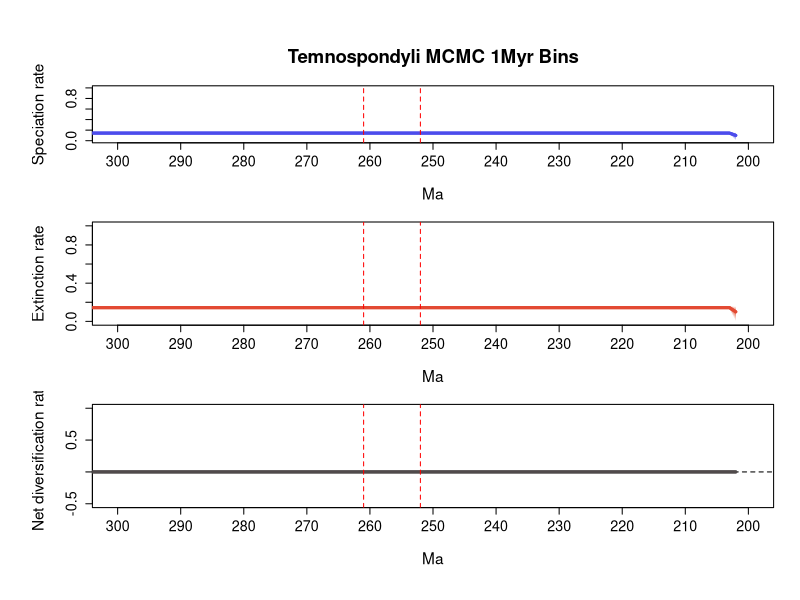

Write R code to recreate this figure.
# 1 files combined:
# 	C:\Users\SimoesLabAdmin\Documents\BDNN_Arielli\temnospondyli\mcmc_no_predictors\A_mcmc_200_iterations/combined_10_marginal_rates.log

# 95% HPDs calculated using code from Biopy (https://www.cs.auckland.ac.nz/~yhel002/biopy/)

pdf(file='C:/Users/SimoesLabAdmin/Documents/BDNN_Arielli/temnospondyli/mcmc_no_predictors/A_mcmc_200_iterations/combined_10_marginal_rates_RTT_final.pdf',width=8, height=10.8)
par(mfrow=c(3,1), cex.main=1.7, cex.lab=1.4, cex.axis=1.3,
    mgp=c(3.5, 1, 0),      # distance of axis labels from plot, increase first value to move y axis label further out
    oma=c(2, 2, 2, 0))     # outer margins for the entire figure
library(scales)
plot_RTT <- function (age,hpd_M,hpd_m,mean_m,color){
    N=100
    beta=(1:(N-1))/N
    alpha_shape=0.25
    cat=1-(beta^(1./alpha_shape))
    for (i in 1:(N-1)){
        trans= 1/N + 2/N
        polygon(c(age, rev(age)), c(hpd_M-((hpd_M-mean_m)*cat[i]), rev(hpd_m+((mean_m-hpd_m)*cat[i]))), col = alpha(color,trans), border = NA)
    }
    lines(rev(age), rev(mean_m), col = color, lwd=3)
}
    
L_hpd_m95=c(NA, NA,NA,NA,NA,NA,NA,NA,NA,NA,NA,NA,NA,NA,NA,NA,NA,NA,NA,NA,NA,NA,NA,NA,NA,NA,NA,NA,NA,NA,NA,NA,NA,NA,NA,NA,NA,NA,NA,NA,NA,NA,NA,NA,NA,NA,NA,NA,NA,NA,NA,NA,NA,NA,NA,NA,NA,NA,NA,NA,NA,NA,NA,NA,NA,NA,NA,NA,NA,NA,NA,NA,NA,NA,NA,NA,NA,NA,NA,NA,NA,NA,NA,NA,NA,NA,NA,NA,NA,NA,NA,NA,NA,NA,NA,NA,NA,NA,NA,NA,NA,NA,NA,NA,NA,NA,NA,NA,NA,NA,NA,NA,NA,NA,NA,NA,NA,NA,NA,NA,NA,NA,NA,NA,NA,NA,NA,NA,NA,NA,NA,NA,NA,NA,NA,NA,NA,NA,NA,NA,NA,NA,NA,NA,NA,NA,NA,NA,NA,NA,NA,NA,NA,NA,NA,NA,NA,NA,NA,NA,NA,NA,NA,NA,NA,NA,NA,NA,NA,NA,NA,NA,NA,NA,NA,NA,NA,NA,NA,NA,NA,NA,NA,NA,NA,NA,NA,NA,NA,NA,NA,NA,NA,NA,NA,NA,NA,NA,NA,NA,NA,NA,0.0,0.124987,0.124987,0.124987,0.124987,0.124987,0.124987,0.124987,0.124987,0.124987,0.124987,0.124987,0.124987,0.124987,0.124987,0.124987,0.124987,0.124987,0.124987,0.124987,0.124987,0.124987,0.124987,0.124987,0.124987,0.124987,0.124987,0.124987,0.124987,0.124987,0.124987,0.124987,0.124987,0.124987,0.124987,0.124987,0.124987,0.124987,0.124987,0.124987,0.124987,0.124987,0.124987,0.124987,0.124987,0.124987,0.124987,0.124987,0.124987,0.124987,0.124987,0.124987,0.124987,0.124987,0.124987,0.124987,0.124987,0.124987,0.124987,0.124987,0.124987,0.124987,0.124987,0.124987,0.124987,0.124987,0.124987,0.124987,0.124987,0.124987,0.124987,0.124987,0.124987,0.124987,0.124987,0.124987,0.124987,0.124987,0.124987,0.124987,0.124987,0.124987,0.124987,0.124987,0.124987,0.124987,0.124987,0.124987,0.124987,0.124987,0.124987,0.124987,0.124987,0.124987,0.124987,0.124987,0.124987,0.124987,0.124987,0.124987,0.124987,0.124987,0.124987,0.124987,0.124987,0.124987,0.124987)
L_hpd_M95=c(NA, NA,NA,NA,NA,NA,NA,NA,NA,NA,NA,NA,NA,NA,NA,NA,NA,NA,NA,NA,NA,NA,NA,NA,NA,NA,NA,NA,NA,NA,NA,NA,NA,NA,NA,NA,NA,NA,NA,NA,NA,NA,NA,NA,NA,NA,NA,NA,NA,NA,NA,NA,NA,NA,NA,NA,NA,NA,NA,NA,NA,NA,NA,NA,NA,NA,NA,NA,NA,NA,NA,NA,NA,NA,NA,NA,NA,NA,NA,NA,NA,NA,NA,NA,NA,NA,NA,NA,NA,NA,NA,NA,NA,NA,NA,NA,NA,NA,NA,NA,NA,NA,NA,NA,NA,NA,NA,NA,NA,NA,NA,NA,NA,NA,NA,NA,NA,NA,NA,NA,NA,NA,NA,NA,NA,NA,NA,NA,NA,NA,NA,NA,NA,NA,NA,NA,NA,NA,NA,NA,NA,NA,NA,NA,NA,NA,NA,NA,NA,NA,NA,NA,NA,NA,NA,NA,NA,NA,NA,NA,NA,NA,NA,NA,NA,NA,NA,NA,NA,NA,NA,NA,NA,NA,NA,NA,NA,NA,NA,NA,NA,NA,NA,NA,NA,NA,NA,NA,NA,NA,NA,NA,NA,NA,NA,NA,NA,NA,NA,NA,NA,NA,0.157861,0.163543,0.163543,0.163543,0.163543,0.163543,0.163543,0.163543,0.163543,0.163543,0.163543,0.163543,0.163543,0.163543,0.163543,0.163543,0.163543,0.163543,0.163543,0.163543,0.163543,0.163543,0.163543,0.163543,0.163543,0.163543,0.163543,0.163543,0.163543,0.163543,0.163543,0.163543,0.163543,0.163543,0.163543,0.163543,0.163543,0.163543,0.163543,0.163543,0.163543,0.163543,0.163543,0.163543,0.163543,0.163543,0.163543,0.163543,0.163543,0.163543,0.163543,0.163543,0.163543,0.163543,0.163543,0.163543,0.163543,0.163543,0.163543,0.163543,0.163543,0.163543,0.163543,0.163543,0.163543,0.163543,0.163543,0.163543,0.163543,0.163543,0.163543,0.163543,0.163543,0.163543,0.163543,0.163543,0.163543,0.163543,0.163543,0.163543,0.163543,0.163543,0.163543,0.163543,0.163543,0.163543,0.163543,0.163543,0.163543,0.163543,0.163543,0.163543,0.163543,0.163543,0.163543,0.163543,0.163543,0.163543,0.163543,0.163543,0.163543,0.163543,0.163543,0.163543,0.163543,0.163543,0.163543)
M_hpd_m95=c(NA, NA,NA,NA,NA,NA,NA,NA,NA,NA,NA,NA,NA,NA,NA,NA,NA,NA,NA,NA,NA,NA,NA,NA,NA,NA,NA,NA,NA,NA,NA,NA,NA,NA,NA,NA,NA,NA,NA,NA,NA,NA,NA,NA,NA,NA,NA,NA,NA,NA,NA,NA,NA,NA,NA,NA,NA,NA,NA,NA,NA,NA,NA,NA,NA,NA,NA,NA,NA,NA,NA,NA,NA,NA,NA,NA,NA,NA,NA,NA,NA,NA,NA,NA,NA,NA,NA,NA,NA,NA,NA,NA,NA,NA,NA,NA,NA,NA,NA,NA,NA,NA,NA,NA,NA,NA,NA,NA,NA,NA,NA,NA,NA,NA,NA,NA,NA,NA,NA,NA,NA,NA,NA,NA,NA,NA,NA,NA,NA,NA,NA,NA,NA,NA,NA,NA,NA,NA,NA,NA,NA,NA,NA,NA,NA,NA,NA,NA,NA,NA,NA,NA,NA,NA,NA,NA,NA,NA,NA,NA,NA,NA,NA,NA,NA,NA,NA,NA,NA,NA,NA,NA,NA,NA,NA,NA,NA,NA,NA,NA,NA,NA,NA,NA,NA,NA,NA,NA,NA,NA,NA,NA,NA,NA,NA,NA,NA,NA,NA,NA,NA,NA,0.0,0.124906,0.124906,0.124906,0.124906,0.124906,0.124906,0.124906,0.124906,0.124906,0.124906,0.124906,0.124906,0.124906,0.124906,0.124906,0.124906,0.124906,0.124906,0.124906,0.124906,0.124906,0.124906,0.124906,0.124906,0.124906,0.124906,0.124906,0.124906,0.124906,0.124906,0.124906,0.124906,0.124906,0.124906,0.124906,0.124906,0.124906,0.124906,0.124906,0.124906,0.124906,0.124906,0.124906,0.124906,0.124906,0.124906,0.124906,0.124906,0.124906,0.124906,0.124906,0.124906,0.124906,0.124906,0.124906,0.124906,0.124906,0.124906,0.124906,0.124906,0.124906,0.124906,0.124906,0.124906,0.124906,0.124906,0.124906,0.124906,0.124906,0.124906,0.124906,0.124906,0.124906,0.124906,0.124906,0.124906,0.124906,0.124906,0.124906,0.124906,0.124906,0.124906,0.124906,0.124906,0.124906,0.124906,0.124906,0.124906,0.124906,0.124906,0.124906,0.124906,0.124906,0.124906,0.124906,0.124906,0.124906,0.124906,0.124906,0.124906,0.124906,0.124906,0.124906,0.124906,0.124906,0.124906)
M_hpd_M95=c(NA, NA,NA,NA,NA,NA,NA,NA,NA,NA,NA,NA,NA,NA,NA,NA,NA,NA,NA,NA,NA,NA,NA,NA,NA,NA,NA,NA,NA,NA,NA,NA,NA,NA,NA,NA,NA,NA,NA,NA,NA,NA,NA,NA,NA,NA,NA,NA,NA,NA,NA,NA,NA,NA,NA,NA,NA,NA,NA,NA,NA,NA,NA,NA,NA,NA,NA,NA,NA,NA,NA,NA,NA,NA,NA,NA,NA,NA,NA,NA,NA,NA,NA,NA,NA,NA,NA,NA,NA,NA,NA,NA,NA,NA,NA,NA,NA,NA,NA,NA,NA,NA,NA,NA,NA,NA,NA,NA,NA,NA,NA,NA,NA,NA,NA,NA,NA,NA,NA,NA,NA,NA,NA,NA,NA,NA,NA,NA,NA,NA,NA,NA,NA,NA,NA,NA,NA,NA,NA,NA,NA,NA,NA,NA,NA,NA,NA,NA,NA,NA,NA,NA,NA,NA,NA,NA,NA,NA,NA,NA,NA,NA,NA,NA,NA,NA,NA,NA,NA,NA,NA,NA,NA,NA,NA,NA,NA,NA,NA,NA,NA,NA,NA,NA,NA,NA,NA,NA,NA,NA,NA,NA,NA,NA,NA,NA,NA,NA,NA,NA,NA,NA,0.157856,0.163307,0.163307,0.163307,0.163307,0.163307,0.163307,0.163307,0.163307,0.163307,0.163307,0.163307,0.163307,0.163307,0.163307,0.163307,0.163307,0.163307,0.163307,0.163307,0.163307,0.163307,0.163307,0.163307,0.163307,0.163307,0.163307,0.163307,0.163307,0.163307,0.163307,0.163307,0.163307,0.163307,0.163307,0.163307,0.163307,0.163307,0.163307,0.163307,0.163307,0.163307,0.163307,0.163307,0.163307,0.163307,0.163307,0.163307,0.163307,0.163307,0.163307,0.163307,0.163307,0.163307,0.163307,0.163307,0.163307,0.163307,0.163307,0.163307,0.163307,0.163307,0.163307,0.163307,0.163307,0.163307,0.163307,0.163307,0.163307,0.163307,0.163307,0.163307,0.163307,0.163307,0.163307,0.163307,0.163307,0.163307,0.163307,0.163307,0.163307,0.163307,0.163307,0.163307,0.163307,0.163307,0.163307,0.163307,0.163307,0.163307,0.163307,0.163307,0.163307,0.163307,0.163307,0.163307,0.163307,0.163307,0.163307,0.163307,0.163307,0.163307,0.163307,0.163307,0.163307,0.163307,0.163307)
R_hpd_m95=c(NA, NA,NA,NA,NA,NA,NA,NA,NA,NA,NA,NA,NA,NA,NA,NA,NA,NA,NA,NA,NA,NA,NA,NA,NA,NA,NA,NA,NA,NA,NA,NA,NA,NA,NA,NA,NA,NA,NA,NA,NA,NA,NA,NA,NA,NA,NA,NA,NA,NA,NA,NA,NA,NA,NA,NA,NA,NA,NA,NA,NA,NA,NA,NA,NA,NA,NA,NA,NA,NA,NA,NA,NA,NA,NA,NA,NA,NA,NA,NA,NA,NA,NA,NA,NA,NA,NA,NA,NA,NA,NA,NA,NA,NA,NA,NA,NA,NA,NA,NA,NA,NA,NA,NA,NA,NA,NA,NA,NA,NA,NA,NA,NA,NA,NA,NA,NA,NA,NA,NA,NA,NA,NA,NA,NA,NA,NA,NA,NA,NA,NA,NA,NA,NA,NA,NA,NA,NA,NA,NA,NA,NA,NA,NA,NA,NA,NA,NA,NA,NA,NA,NA,NA,NA,NA,NA,NA,NA,NA,NA,NA,NA,NA,NA,NA,NA,NA,NA,NA,NA,NA,NA,NA,NA,NA,NA,NA,NA,NA,NA,NA,NA,NA,NA,NA,NA,NA,NA,NA,NA,NA,NA,NA,NA,NA,NA,NA,NA,NA,NA,NA,NA,-0.022146,-0.023564,-0.023564,-0.023564,-0.023564,-0.023564,-0.023564,-0.023564,-0.023564,-0.023564,-0.023564,-0.023564,-0.023564,-0.023564,-0.023564,-0.023564,-0.023564,-0.023564,-0.023564,-0.023564,-0.023564,-0.023564,-0.023564,-0.023564,-0.023564,-0.023564,-0.023564,-0.023564,-0.023564,-0.023564,-0.023564,-0.023564,-0.023564,-0.023564,-0.023564,-0.023564,-0.023564,-0.023564,-0.023564,-0.023564,-0.023564,-0.023564,-0.023564,-0.023564,-0.023564,-0.023564,-0.023564,-0.023564,-0.023564,-0.023564,-0.023564,-0.023564,-0.023564,-0.023564,-0.023564,-0.023564,-0.023564,-0.023564,-0.023564,-0.023564,-0.023564,-0.023564,-0.023564,-0.023564,-0.023564,-0.023564,-0.023564,-0.023564,-0.023564,-0.023564,-0.023564,-0.023564,-0.023564,-0.023564,-0.023564,-0.023564,-0.023564,-0.023564,-0.023564,-0.023564,-0.023564,-0.023564,-0.023564,-0.023564,-0.023564,-0.023564,-0.023564,-0.023564,-0.023564,-0.023564,-0.023564,-0.023564,-0.023564,-0.023564,-0.023564,-0.023564,-0.023564,-0.023564,-0.023564,-0.023564,-0.023564,-0.023564,-0.023564,-0.023564,-0.023564,-0.023564,-0.023564)
R_hpd_M95=c(NA, NA,NA,NA,NA,NA,NA,NA,NA,NA,NA,NA,NA,NA,NA,NA,NA,NA,NA,NA,NA,NA,NA,NA,NA,NA,NA,NA,NA,NA,NA,NA,NA,NA,NA,NA,NA,NA,NA,NA,NA,NA,NA,NA,NA,NA,NA,NA,NA,NA,NA,NA,NA,NA,NA,NA,NA,NA,NA,NA,NA,NA,NA,NA,NA,NA,NA,NA,NA,NA,NA,NA,NA,NA,NA,NA,NA,NA,NA,NA,NA,NA,NA,NA,NA,NA,NA,NA,NA,NA,NA,NA,NA,NA,NA,NA,NA,NA,NA,NA,NA,NA,NA,NA,NA,NA,NA,NA,NA,NA,NA,NA,NA,NA,NA,NA,NA,NA,NA,NA,NA,NA,NA,NA,NA,NA,NA,NA,NA,NA,NA,NA,NA,NA,NA,NA,NA,NA,NA,NA,NA,NA,NA,NA,NA,NA,NA,NA,NA,NA,NA,NA,NA,NA,NA,NA,NA,NA,NA,NA,NA,NA,NA,NA,NA,NA,NA,NA,NA,NA,NA,NA,NA,NA,NA,NA,NA,NA,NA,NA,NA,NA,NA,NA,NA,NA,NA,NA,NA,NA,NA,NA,NA,NA,NA,NA,NA,NA,NA,NA,NA,NA,0.021546,0.024152,0.024152,0.024152,0.024152,0.024152,0.024152,0.024152,0.024152,0.024152,0.024152,0.024152,0.024152,0.024152,0.024152,0.024152,0.024152,0.024152,0.024152,0.024152,0.024152,0.024152,0.024152,0.024152,0.024152,0.024152,0.024152,0.024152,0.024152,0.024152,0.024152,0.024152,0.024152,0.024152,0.024152,0.024152,0.024152,0.024152,0.024152,0.024152,0.024152,0.024152,0.024152,0.024152,0.024152,0.024152,0.024152,0.024152,0.024152,0.024152,0.024152,0.024152,0.024152,0.024152,0.024152,0.024152,0.024152,0.024152,0.024152,0.024152,0.024152,0.024152,0.024152,0.024152,0.024152,0.024152,0.024152,0.024152,0.024152,0.024152,0.024152,0.024152,0.024152,0.024152,0.024152,0.024152,0.024152,0.024152,0.024152,0.024152,0.024152,0.024152,0.024152,0.024152,0.024152,0.024152,0.024152,0.024152,0.024152,0.024152,0.024152,0.024152,0.024152,0.024152,0.024152,0.024152,0.024152,0.024152,0.024152,0.024152,0.024152,0.024152,0.024152,0.024152,0.024152,0.024152,0.024152)
L_mean=c(NA, NA,NA,NA,NA,NA,NA,NA,NA,NA,NA,NA,NA,NA,NA,NA,NA,NA,NA,NA,NA,NA,NA,NA,NA,NA,NA,NA,NA,NA,NA,NA,NA,NA,NA,NA,NA,NA,NA,NA,NA,NA,NA,NA,NA,NA,NA,NA,NA,NA,NA,NA,NA,NA,NA,NA,NA,NA,NA,NA,NA,NA,NA,NA,NA,NA,NA,NA,NA,NA,NA,NA,NA,NA,NA,NA,NA,NA,NA,NA,NA,NA,NA,NA,NA,NA,NA,NA,NA,NA,NA,NA,NA,NA,NA,NA,NA,NA,NA,NA,NA,NA,NA,NA,NA,NA,NA,NA,NA,NA,NA,NA,NA,NA,NA,NA,NA,NA,NA,NA,NA,NA,NA,NA,NA,NA,NA,NA,NA,NA,NA,NA,NA,NA,NA,NA,NA,NA,NA,NA,NA,NA,NA,NA,NA,NA,NA,NA,NA,NA,NA,NA,NA,NA,NA,NA,NA,NA,NA,NA,NA,NA,NA,NA,NA,NA,NA,NA,NA,NA,NA,NA,NA,NA,NA,NA,NA,NA,NA,NA,NA,NA,NA,NA,NA,NA,NA,NA,NA,NA,NA,NA,NA,NA,NA,NA,NA,NA,NA,NA,NA,NA,0.100274143766667,0.143596353411111,0.143596353411111,0.143596353411111,0.143596353411111,0.143596353411111,0.143596353411111,0.143596353411111,0.143596353411111,0.143596353411111,0.143596353411111,0.143596353411111,0.143596353411111,0.143596353411111,0.143596353411111,0.143596353411111,0.143596353411111,0.143596353411111,0.143596353411111,0.143596353411111,0.143596353411111,0.143596353411111,0.143596353411111,0.143596353411111,0.143596353411111,0.143596353411111,0.143596353411111,0.143596353411111,0.143596353411111,0.143596353411111,0.143596353411111,0.143596353411111,0.143596353411111,0.143596353411111,0.143596353411111,0.143596353411111,0.143596353411111,0.143596353411111,0.143596353411111,0.143596353411111,0.143596353411111,0.143596353411111,0.143596353411111,0.143596353411111,0.143596353411111,0.143596353411111,0.143596353411111,0.143596353411111,0.143596353411111,0.143596353411111,0.143596353411111,0.143596353411111,0.143596353411111,0.143596353411111,0.143596353411111,0.143596353411111,0.143596353411111,0.143596353411111,0.143596353411111,0.143596353411111,0.143596353411111,0.143596353411111,0.143596353411111,0.143596353411111,0.143596353411111,0.143596353411111,0.143596353411111,0.143596353411111,0.143596353411111,0.143596353411111,0.143596353411111,0.143596353411111,0.143596353411111,0.143596353411111,0.143596353411111,0.143596353411111,0.143596353411111,0.143596353411111,0.143596353411111,0.143596353411111,0.143596353411111,0.143596353411111,0.143596353411111,0.143596353411111,0.143596353411111,0.143596353411111,0.143596353411111,0.143596353411111,0.143596353411111,0.143596353411111,0.143596353411111,0.143596353411111,0.143596353411111,0.143596353411111,0.143596353411111,0.143596353411111,0.143596353411111,0.143596353411111,0.143596353411111,0.143596353411111,0.143596353411111,0.143596353411111,0.143596353411111,0.143596353411111,0.143596353411111,0.143596353411111,0.143596353411111)
M_mean=c(NA, NA,NA,NA,NA,NA,NA,NA,NA,NA,NA,NA,NA,NA,NA,NA,NA,NA,NA,NA,NA,NA,NA,NA,NA,NA,NA,NA,NA,NA,NA,NA,NA,NA,NA,NA,NA,NA,NA,NA,NA,NA,NA,NA,NA,NA,NA,NA,NA,NA,NA,NA,NA,NA,NA,NA,NA,NA,NA,NA,NA,NA,NA,NA,NA,NA,NA,NA,NA,NA,NA,NA,NA,NA,NA,NA,NA,NA,NA,NA,NA,NA,NA,NA,NA,NA,NA,NA,NA,NA,NA,NA,NA,NA,NA,NA,NA,NA,NA,NA,NA,NA,NA,NA,NA,NA,NA,NA,NA,NA,NA,NA,NA,NA,NA,NA,NA,NA,NA,NA,NA,NA,NA,NA,NA,NA,NA,NA,NA,NA,NA,NA,NA,NA,NA,NA,NA,NA,NA,NA,NA,NA,NA,NA,NA,NA,NA,NA,NA,NA,NA,NA,NA,NA,NA,NA,NA,NA,NA,NA,NA,NA,NA,NA,NA,NA,NA,NA,NA,NA,NA,NA,NA,NA,NA,NA,NA,NA,NA,NA,NA,NA,NA,NA,NA,NA,NA,NA,NA,NA,NA,NA,NA,NA,NA,NA,NA,NA,NA,NA,NA,NA,0.100267313655556,0.143584448044444,0.143584448044444,0.143584448044444,0.143584448044444,0.143584448044444,0.143584448044444,0.143584448044444,0.143584448044444,0.143584448044444,0.143584448044444,0.143584448044444,0.143584448044444,0.143584448044444,0.143584448044444,0.143584448044444,0.143584448044444,0.143584448044444,0.143584448044444,0.143584448044444,0.143584448044444,0.143584448044444,0.143584448044444,0.143584448044444,0.143584448044444,0.143584448044444,0.143584448044444,0.143584448044444,0.143584448044444,0.143584448044444,0.143584448044444,0.143584448044444,0.143584448044444,0.143584448044444,0.143584448044444,0.143584448044444,0.143584448044444,0.143584448044444,0.143584448044444,0.143584448044444,0.143584448044444,0.143584448044444,0.143584448044444,0.143584448044444,0.143584448044444,0.143584448044444,0.143584448044444,0.143584448044444,0.143584448044444,0.143584448044444,0.143584448044444,0.143584448044444,0.143584448044444,0.143584448044444,0.143584448044444,0.143584448044444,0.143584448044444,0.143584448044444,0.143584448044444,0.143584448044444,0.143584448044444,0.143584448044444,0.143584448044444,0.143584448044444,0.143584448044444,0.143584448044444,0.143584448044444,0.143584448044444,0.143584448044444,0.143584448044444,0.143584448044444,0.143584448044444,0.143584448044444,0.143584448044444,0.143584448044444,0.143584448044444,0.143584448044444,0.143584448044444,0.143584448044444,0.143584448044444,0.143584448044444,0.143584448044444,0.143584448044444,0.143584448044444,0.143584448044444,0.143584448044444,0.143584448044444,0.143584448044444,0.143584448044444,0.143584448044444,0.143584448044444,0.143584448044444,0.143584448044444,0.143584448044444,0.143584448044444,0.143584448044444,0.143584448044444,0.143584448044444,0.143584448044444,0.143584448044444,0.143584448044444,0.143584448044444,0.143584448044444,0.143584448044444,0.143584448044444,0.143584448044444,0.143584448044444)
R_mean=c(NA, NA,NA,NA,NA,NA,NA,NA,NA,NA,NA,NA,NA,NA,NA,NA,NA,NA,NA,NA,NA,NA,NA,NA,NA,NA,NA,NA,NA,NA,NA,NA,NA,NA,NA,NA,NA,NA,NA,NA,NA,NA,NA,NA,NA,NA,NA,NA,NA,NA,NA,NA,NA,NA,NA,NA,NA,NA,NA,NA,NA,NA,NA,NA,NA,NA,NA,NA,NA,NA,NA,NA,NA,NA,NA,NA,NA,NA,NA,NA,NA,NA,NA,NA,NA,NA,NA,NA,NA,NA,NA,NA,NA,NA,NA,NA,NA,NA,NA,NA,NA,NA,NA,NA,NA,NA,NA,NA,NA,NA,NA,NA,NA,NA,NA,NA,NA,NA,NA,NA,NA,NA,NA,NA,NA,NA,NA,NA,NA,NA,NA,NA,NA,NA,NA,NA,NA,NA,NA,NA,NA,NA,NA,NA,NA,NA,NA,NA,NA,NA,NA,NA,NA,NA,NA,NA,NA,NA,NA,NA,NA,NA,NA,NA,NA,NA,NA,NA,NA,NA,NA,NA,NA,NA,NA,NA,NA,NA,NA,NA,NA,NA,NA,NA,NA,NA,NA,NA,NA,NA,NA,NA,NA,NA,NA,NA,NA,NA,NA,NA,NA,NA,6.829066667e-06,1.1902911111e-05,1.1902911111e-05,1.1902911111e-05,1.1902911111e-05,1.1902911111e-05,1.1902911111e-05,1.1902911111e-05,1.1902911111e-05,1.1902911111e-05,1.1902911111e-05,1.1902911111e-05,1.1902911111e-05,1.1902911111e-05,1.1902911111e-05,1.1902911111e-05,1.1902911111e-05,1.1902911111e-05,1.1902911111e-05,1.1902911111e-05,1.1902911111e-05,1.1902911111e-05,1.1902911111e-05,1.1902911111e-05,1.1902911111e-05,1.1902911111e-05,1.1902911111e-05,1.1902911111e-05,1.1902911111e-05,1.1902911111e-05,1.1902911111e-05,1.1902911111e-05,1.1902911111e-05,1.1902911111e-05,1.1902911111e-05,1.1902911111e-05,1.1902911111e-05,1.1902911111e-05,1.1902911111e-05,1.1902911111e-05,1.1902911111e-05,1.1902911111e-05,1.1902911111e-05,1.1902911111e-05,1.1902911111e-05,1.1902911111e-05,1.1902911111e-05,1.1902911111e-05,1.1902911111e-05,1.1902911111e-05,1.1902911111e-05,1.1902911111e-05,1.1902911111e-05,1.1902911111e-05,1.1902911111e-05,1.1902911111e-05,1.1902911111e-05,1.1902911111e-05,1.1902911111e-05,1.1902911111e-05,1.1902911111e-05,1.1902911111e-05,1.1902911111e-05,1.1902911111e-05,1.1902911111e-05,1.1902911111e-05,1.1902911111e-05,1.1902911111e-05,1.1902911111e-05,1.1902911111e-05,1.1902911111e-05,1.1902911111e-05,1.1902911111e-05,1.1902911111e-05,1.1902911111e-05,1.1902911111e-05,1.1902911111e-05,1.1902911111e-05,1.1902911111e-05,1.1902911111e-05,1.1902911111e-05,1.1902911111e-05,1.1902911111e-05,1.1902911111e-05,1.1902911111e-05,1.1902911111e-05,1.1902911111e-05,1.1902911111e-05,1.1902911111e-05,1.1902911111e-05,1.1902911111e-05,1.1902911111e-05,1.1902911111e-05,1.1902911111e-05,1.1902911111e-05,1.1902911111e-05,1.1902911111e-05,1.1902911111e-05,1.1902911111e-05,1.1902911111e-05,1.1902911111e-05,1.1902911111e-05,1.1902911111e-05,1.1902911111e-05,1.1902911111e-05,1.1902911111e-05,1.1902911111e-05)
trans=0.5
age=(0:(309-1))* -1
# Calculate positions for the mass extinction events
perm_trias_extinction = -252 # End-Permian mass extinction (252 Ma)
guadalupian_extinction = -261 # Guadalupian extinction (261 Ma)

# Define custom tick positions at 10 MY intervals
x_ticks <- seq(-300, -200, by=10)
x_tick_labels <- abs(x_ticks)

# First plot: Speciation rate
par(mar=c(5, 5, 4.5, 2))  # bottom, left, top, right margins
plot(age, age, type='n', ylim=c(0, 1), xlim=c(-300, -200), # Changed xlim to -300, -200, from auto-generated values 
     ylab='Speciation rate', xlab='Ma', main='Temnospondyli MCMC 1Myr Bins', 
     xaxt='n') # Remove default x-axis
axis(1, at=x_ticks, labels=x_tick_labels) # Custom x-axis with 10MY interval ticks

plot_RTT(age, L_hpd_M95, L_hpd_m95, L_mean, "#4c4cec")
lines(rev(age), rev(L_mean), col="#4c4cec", lwd=3)

# Add vertical lines for mass extinction events
abline(v=perm_trias_extinction, col="red", lty=2) 
abline(v=guadalupian_extinction, col="red", lty=2)

# Second plot: Extinction rate
par(mar=c(5, 5, 1, 2))  # bottom, left, top, right margins. Reduced top margin to 2.5 (from 4.5)
plot(age, age, type='n', ylim=c(0, 1), xlim=c(-300, -200), # Changed xlim to -300, -200, from auto-generated values
     ylab='Extinction rate', xlab='Ma',
     xaxt='n') # Remove default x-axis
axis(1, at=x_ticks, labels=x_tick_labels) # Custom x-axis with 10MY interval ticks

plot_RTT(age, M_hpd_M95, M_hpd_m95, M_mean, "#e34a33")
lines(rev(age), rev(M_mean), col="#e34a33", lwd=3)

# Add vertical lines for mass extinction events
abline(v=perm_trias_extinction, col="red", lty=2)
abline(v=guadalupian_extinction, col="red", lty=2)

# Third plot: Net diversification rate
par(mar=c(5, 5, 1, 2))  # bottom, left, top, right margins. Reduced top margin to 2.5 (from 4.5)
plot(age, age, type='n', ylim=c(-0.5, 1), xlim=c(-300, -200), # Changed xlim to -300, -200, from auto-generated values 
     ylab='Net diversification rate', xlab='Ma',
     xaxt='n') # Remove default x-axis
axis(1, at=x_ticks, labels=x_tick_labels) # Custom x-axis with 10MY interval ticks

abline(h=0, lty=2, col="black")
plot_RTT(age, R_hpd_M95, R_hpd_m95, R_mean, "#504A4B")
lines(rev(age), rev(R_mean), col="#504A4B", lwd=3)

# Add vertical lines for mass extinction events
abline(v=perm_trias_extinction, col="red", lty=2)
abline(v=guadalupian_extinction, col="red", lty=2)

dev.off()
